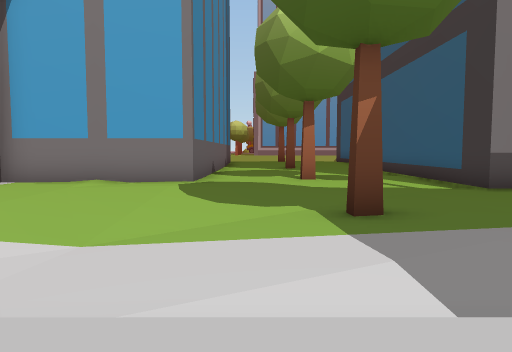
view 1 (above)

24 first-person views from a walk through a 3-D level made in the Unity game engine. The camera is 1.5 m above the floor, tilts 4° down and sees 70° across. The floor is counted in squares, 2 m on a side. Each view is taken from the middle of a square. On the plan, view 1 faces up. The plan holds only what a view shows up to about 11 squares ahead; the rest is blank. The place goes on beyond the plan. The player character is not drawn.

view 2
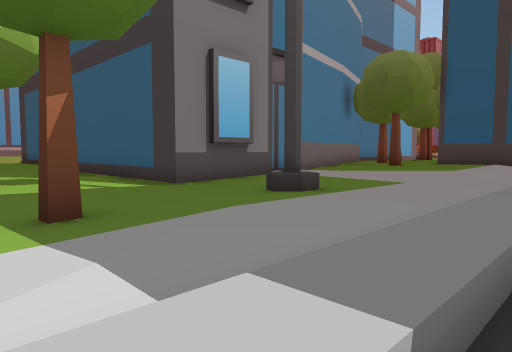

view 3
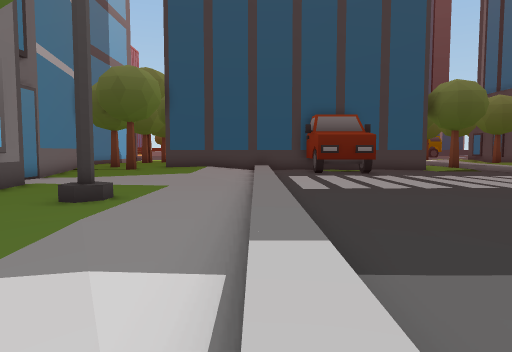

view 4
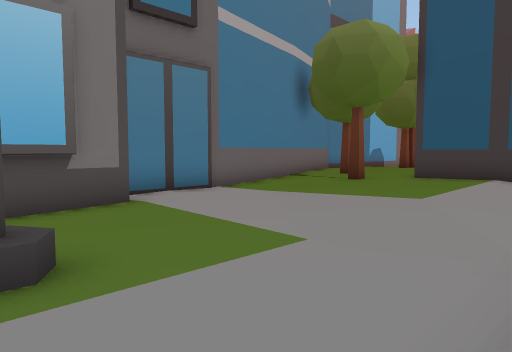

view 5
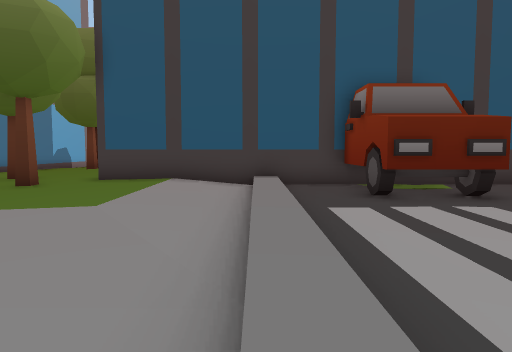

view 6
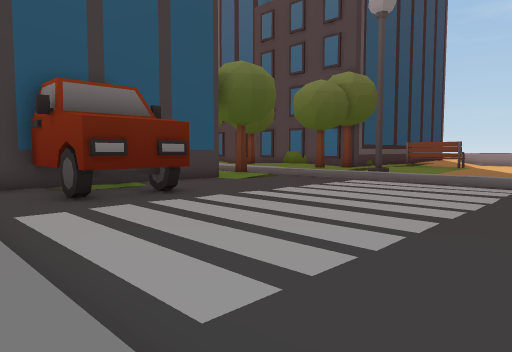

view 7
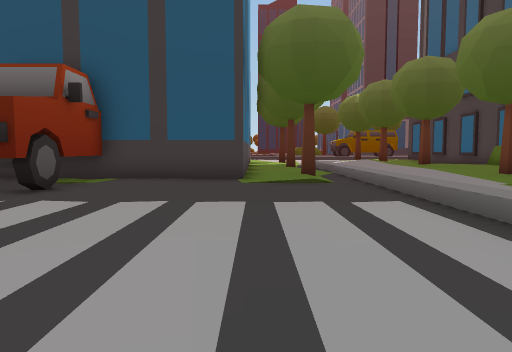

view 8
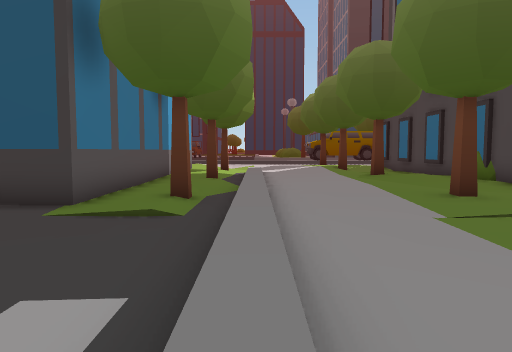

view 9
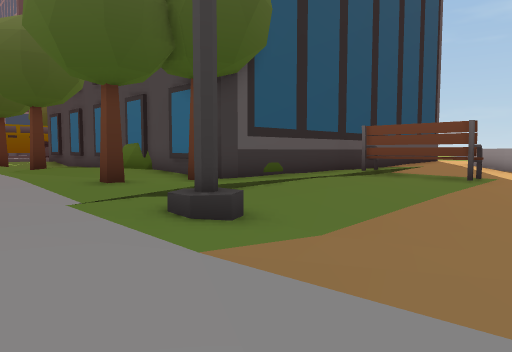

view 10
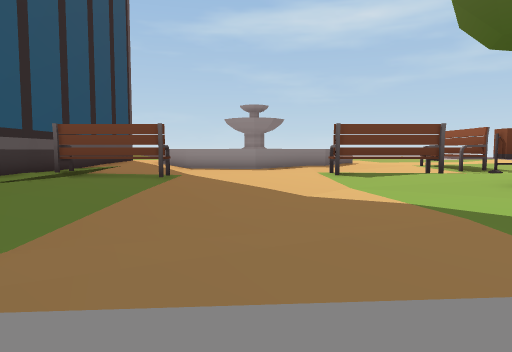

view 11
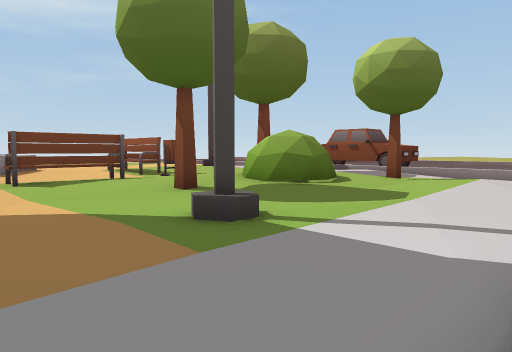

view 12
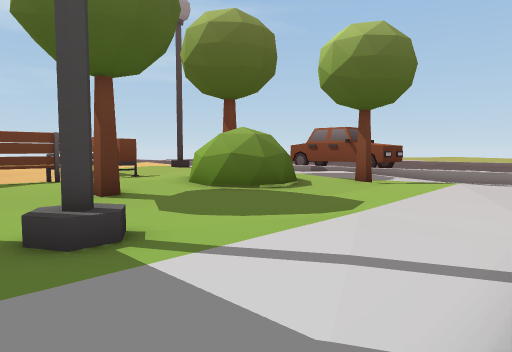

view 13
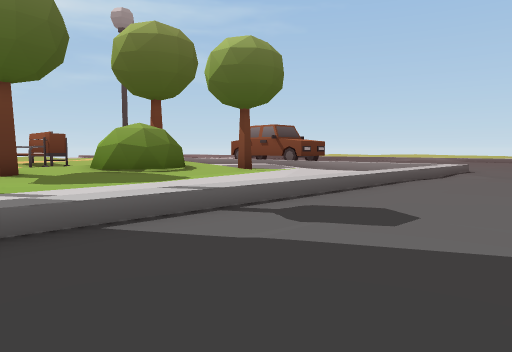

view 14
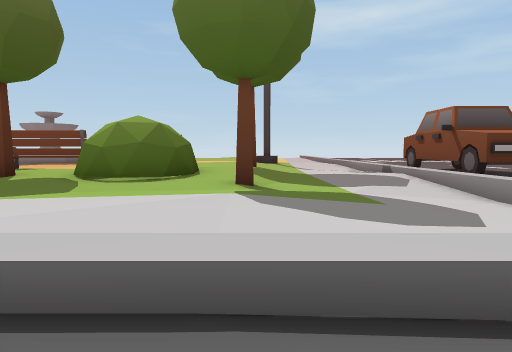

view 15
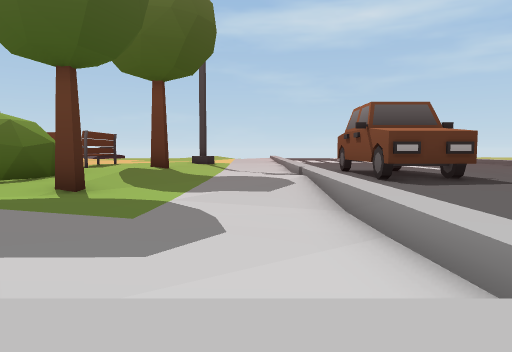

view 16
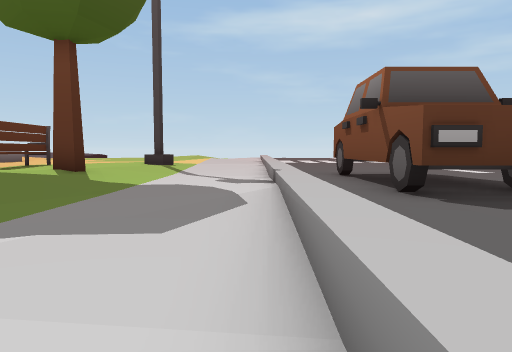

view 17
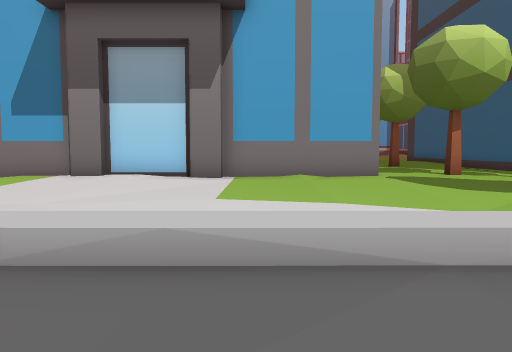

view 18
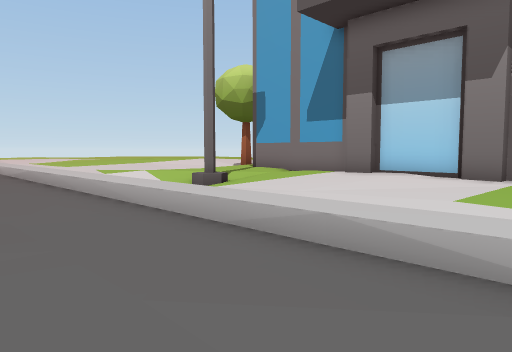

view 19
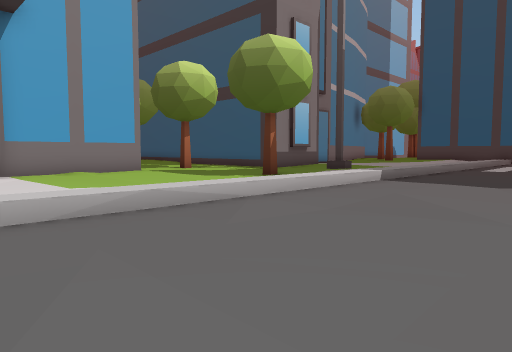

view 20
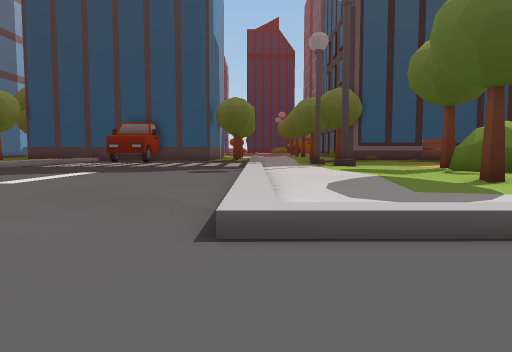

view 21
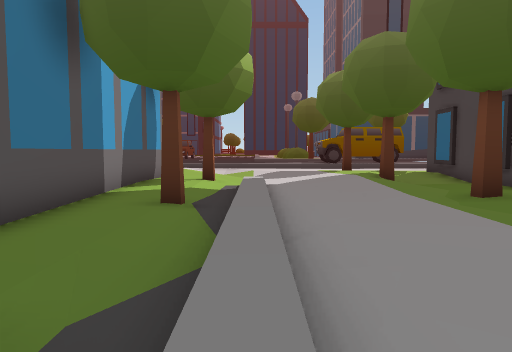

view 22
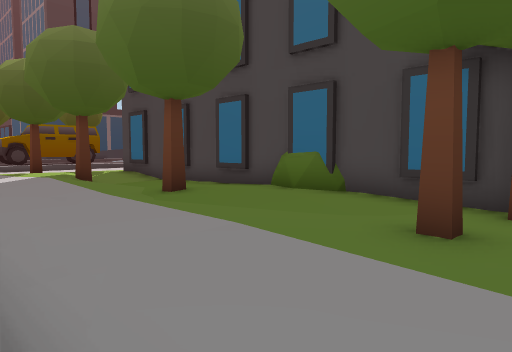

view 23
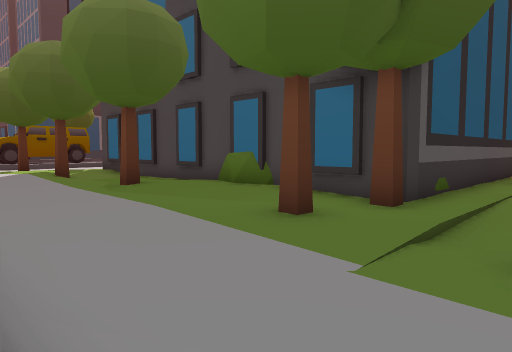

view 24
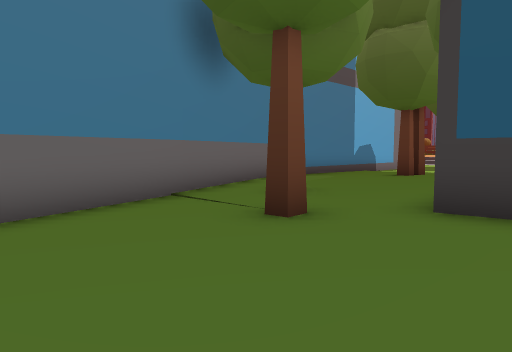

### Floor plan
Key: @ floor where view 1 was taken; # wall or solid block; . main floor; : floor 0.25 m higher than the main floor; - floor 0.25 m lower than the main floor; + floor 0.5 m higher than the main floor; _ floor 0.5 m lower than the main floor; / step, stairs or slope; ^ raised ledge; T tree; B building; P plant; O other object.
Columns run from 10 left of view 1 to 28 right of it. Each row starts with its distance up from view 1.
 11          ......#          ####
 10          ..T...#      #####:::::
  9 #   #####......#  #####..::::::::T
  8 #B.B........-.-####......::T:::++T
  7 .............-....:.....:T::::++
  6 ........///--.........:::::::+
  5 ........-/-T...#.....::::::# T
  4 -......-----........:::::::#
  3 -......---..........:::::::#
  2      .  ///.........:.:::::#
  1 ///////////////////////////#
  0 ..........@................#
 -1 ...........................#
 -2   ......................O###
 -3   .........  ...........###
 -4   ....    ..   .........O###
 -5         ....    ...........#
 -6        .....     ..........#
 -7      .......  .............#
 -8     .......................B.....:::::
 -9   ........................::::::.:::::
-10  ..........................T..../T.../T
-11 ...//////////////////////////////////
-12  ../...:/............................/
-13   ./-./::::::.::......---....::::::////
-14   ./-///:::::::::.....---...:::::::++++
-15  ../-//::::.....^^:.////#..T:::::T:/ /T
-16  ../-/..T::........///__--:::::++:::.
-17 .../..../::O::.....//-_--.:T:::+:::..
-18 .../..../+O O::..../-----.:P##O#O###B
-19 ##./...//+OOO::T...------.:## O O
-20 OOO/:..//+  ++::...-----...#
-21 ^^./...//+   ::::...-----.:#
-22 ^^./....T+     ::....----.:#
-23  #.//.../:     OOO....-OOOO#
-24  #./-../:             ..  :#

Where each view was taken, in squares from view 1:
view 1: 0 up, 0 right, facing up
view 2: 0 up, 0 right, facing up-right
view 3: 1 up, 2 left, facing right
view 4: 1 up, 5 right, facing up-right
view 5: 1 up, 6 right, facing right
view 6: 1 up, 6 right, facing down-right
view 7: 8 down, 7 right, facing right
view 8: 11 down, 10 right, facing right
view 9: 12 down, 10 right, facing down-right
view 10: 12 down, 10 right, facing down
view 11: 11 down, 10 right, facing down-left
view 12: 11 down, 8 right, facing down-left
view 13: 7 down, 7 right, facing down-left
view 14: 9 down, 2 left, facing down
view 15: 10 down, 5 left, facing down
view 16: 14 down, 6 left, facing down
view 17: 2 down, 5 left, facing up
view 18: 2 down, 4 left, facing up-left
view 19: 4 down, 8 left, facing up-right
view 20: 11 down, 10 left, facing right
view 21: 11 down, 16 right, facing right
view 22: 11 down, 16 right, facing down-right
view 23: 11 down, 14 right, facing down-right
view 24: 4 up, 12 right, facing up-right
